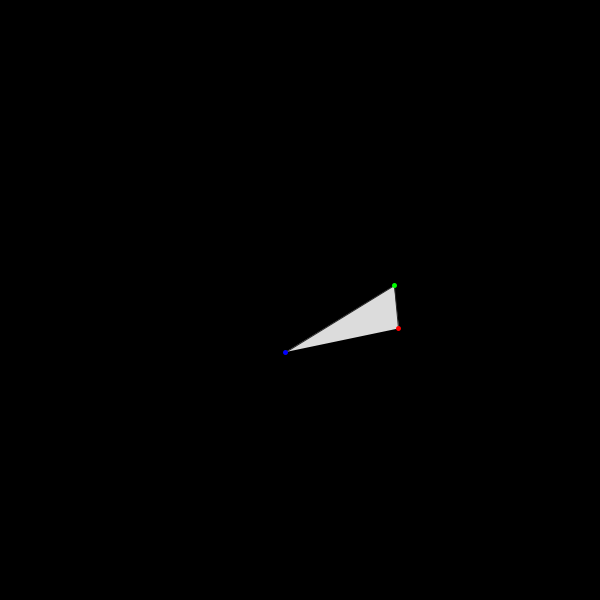
Frame 1 (no input)
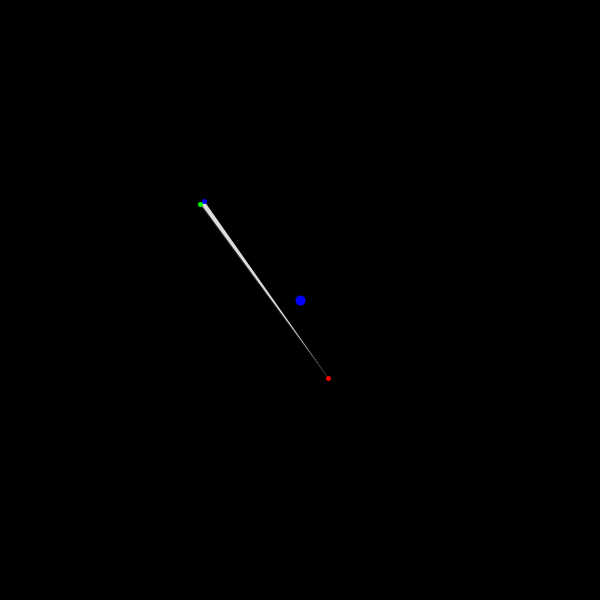
Frame 60 (the mouse pressed at the canvas centre just before this capture)
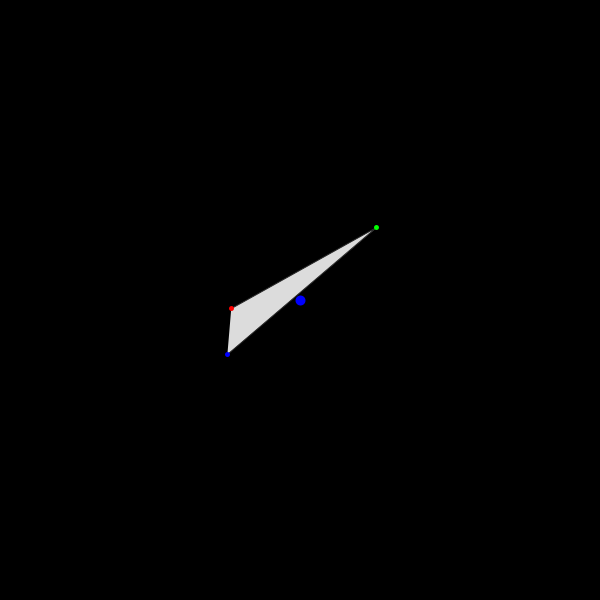
Frame 120 (the mouse held since frame 60 and released just before this capture)

The Processing sketch that drew these frames (run headless with seeded random() and noise(); from frame 60 on, the mouse is pressed at the canvas centre):

// Processing sketch: sketch_170802a
// ── sketch_170802a.pde
Triangle tri;

PVector pos;
float side;

void setup(){
  size(600,600);
  
  pos = new PVector(width/2,height/2);
  side = 100;
  
  PVector p1,p2,p3;
  p1 = new PVector(pos.x,pos.y);
  p2 = new PVector(pos.x,pos.y);
  p3 = new PVector(pos.x,pos.y);
  tri = new Triangle(p1,p2,p3);
}

void draw(){
  background(0);
  float t = millis()/1000.0;
  float cw = width/2.0;
  float ch = height/2.0;
  //update
  tri.setVertex(0,new PVector(cw+side*cos(t),ch+side*sin(t+sin(t))));
  tri.setVertex(1,new PVector(cw+side*cos(t*2.4),ch+side*sin(t+PI)));
  tri.setVertex(2,new PVector(cw+side*cos(t+PI/2),ch+side*sin(t*3.8)));
  
  
  //draw
  strokeWeight(10);
  point(pos.x,pos.y);
  tri.draw();
}
// ── Triangle.pde
class Triangle{
  PVector p1,p2,p3;
  color cFill,cStroke;
  float wStroke;
  boolean bFill;
  boolean bStroke;
  
  Triangle(PVector p1,PVector p2,PVector p3){
    this.p1 = new PVector(p1.x,p1.y);
    this.p2 = new PVector(p2.x,p2.y);
    this.p3 = new PVector(p3.x,p3.y);
    
    cFill = color(220);
    cStroke = color(40);
    wStroke = 1;
    
    bFill = true;
    bStroke = true;
  }
  
  // set,move vertex
  void setVertex(int index,PVector p){
    switch(index){
      case 0: this.p1.set(p); break;
      case 1: this.p2.set(p); break;
      case 2: this.p3.set(p); break;
    }
  }
  void moveVertex(int index,PVector v){
    switch(index){
      case 0: this.p1.add(v); break;
      case 1: this.p2.add(v); break;
      case 2: this.p2.add(v); break;
    }
  }
  
  // set color
  void setCFill(color cf){
    this.cFill = cf;
  }
  void setCStroke(color cs){
    this.cStroke = cs;
  }
  
  void draw(){
    
    if(bFill) fill(cFill);
    else noFill();
    if(bStroke){
      stroke(cStroke);
      strokeWeight(wStroke);
    }
    else noStroke();
    
    beginShape();
    vertex(p1.x,p1.y);
    vertex(p2.x,p2.y);
    vertex(p3.x,p3.y);
    endShape();
    
    strokeWeight(5);
    stroke(255,0,0);
    point(p1.x,p1.y);
    stroke(0,255,0);
    point(p2.x,p2.y);
    stroke(0,0,255);
    point(p3.x,p3.y);
  }
}
